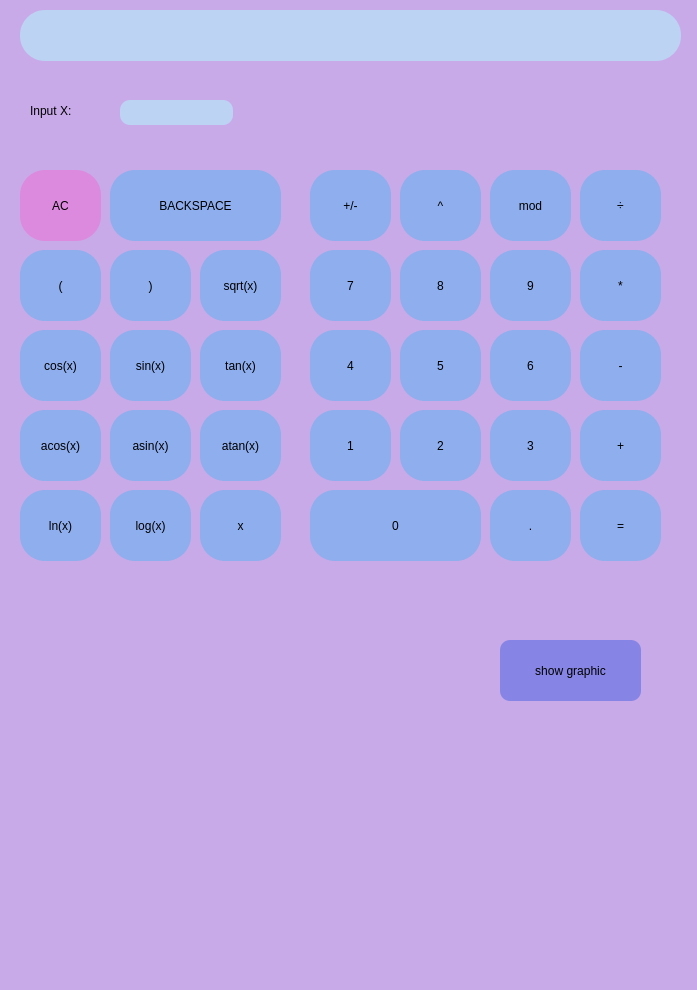
<?xml version="1.0" encoding="UTF-8"?>
<ui version="4.0">
 <class>MainWindow</class>
 <widget class="QMainWindow" name="MainWindow">
  <property name="geometry">
   <rect>
    <x>0</x>
    <y>0</y>
    <width>697</width>
    <height>990</height>
   </rect>
  </property>
  <property name="windowTitle">
   <string>MainWindow</string>
  </property>
  <property name="styleSheet">
   <string notr="true">background-color:rgb(200, 170, 232);
border-radius: 25px;</string>
  </property>
  <widget class="QWidget" name="centralwidget">
   <widget class="QPushButton" name="pushButton_0">
    <property name="geometry">
     <rect>
      <x>310</x>
      <y>490</y>
      <width>171</width>
      <height>71</height>
     </rect>
    </property>
    <property name="styleSheet">
     <string notr="true">background-color: rgb(142, 174, 237);
border-radius: 25px;</string>
    </property>
    <property name="text">
     <string>0</string>
    </property>
   </widget>
   <widget class="QPushButton" name="pushButton_dot">
    <property name="geometry">
     <rect>
      <x>490</x>
      <y>490</y>
      <width>81</width>
      <height>71</height>
     </rect>
    </property>
    <property name="styleSheet">
     <string notr="true">background-color: rgb(142, 174, 237);
border-radius: 25px;</string>
    </property>
    <property name="text">
     <string>.</string>
    </property>
   </widget>
   <widget class="QPushButton" name="pushButton_equal">
    <property name="geometry">
     <rect>
      <x>580</x>
      <y>490</y>
      <width>81</width>
      <height>71</height>
     </rect>
    </property>
    <property name="styleSheet">
     <string notr="true">background-color: rgb(142, 174, 237);
border-radius: 25px;</string>
    </property>
    <property name="text">
     <string>=</string>
    </property>
   </widget>
   <widget class="QPushButton" name="pushButton_1">
    <property name="geometry">
     <rect>
      <x>310</x>
      <y>410</y>
      <width>81</width>
      <height>71</height>
     </rect>
    </property>
    <property name="styleSheet">
     <string notr="true">background-color: rgb(142, 174, 237);
border-radius: 25px;</string>
    </property>
    <property name="text">
     <string>1</string>
    </property>
   </widget>
   <widget class="QPushButton" name="pushButton_2">
    <property name="geometry">
     <rect>
      <x>400</x>
      <y>410</y>
      <width>81</width>
      <height>71</height>
     </rect>
    </property>
    <property name="styleSheet">
     <string notr="true">background-color: rgb(142, 174, 237);
border-radius: 25px;</string>
    </property>
    <property name="text">
     <string>2</string>
    </property>
   </widget>
   <widget class="QPushButton" name="pushButton_3">
    <property name="geometry">
     <rect>
      <x>490</x>
      <y>410</y>
      <width>81</width>
      <height>71</height>
     </rect>
    </property>
    <property name="styleSheet">
     <string notr="true">background-color: rgb(142, 174, 237);
border-radius: 25px;</string>
    </property>
    <property name="text">
     <string>3</string>
    </property>
   </widget>
   <widget class="QPushButton" name="pushButton_plus">
    <property name="geometry">
     <rect>
      <x>580</x>
      <y>410</y>
      <width>81</width>
      <height>71</height>
     </rect>
    </property>
    <property name="styleSheet">
     <string notr="true">background-color: rgb(142, 174, 237);
border-radius: 25px;</string>
    </property>
    <property name="text">
     <string>+</string>
    </property>
   </widget>
   <widget class="QPushButton" name="pushButton_4">
    <property name="geometry">
     <rect>
      <x>310</x>
      <y>330</y>
      <width>81</width>
      <height>71</height>
     </rect>
    </property>
    <property name="styleSheet">
     <string notr="true">background-color: rgb(142, 174, 237);
border-radius: 25px;</string>
    </property>
    <property name="text">
     <string>4</string>
    </property>
   </widget>
   <widget class="QPushButton" name="pushButton_5">
    <property name="geometry">
     <rect>
      <x>400</x>
      <y>330</y>
      <width>81</width>
      <height>71</height>
     </rect>
    </property>
    <property name="styleSheet">
     <string notr="true">background-color: rgb(142, 174, 237);
border-radius: 25px;</string>
    </property>
    <property name="text">
     <string>5</string>
    </property>
   </widget>
   <widget class="QPushButton" name="pushButton_6">
    <property name="geometry">
     <rect>
      <x>490</x>
      <y>330</y>
      <width>81</width>
      <height>71</height>
     </rect>
    </property>
    <property name="styleSheet">
     <string notr="true">background-color: rgb(142, 174, 237);
border-radius: 25px;</string>
    </property>
    <property name="text">
     <string>6</string>
    </property>
   </widget>
   <widget class="QPushButton" name="pushButton_minus">
    <property name="geometry">
     <rect>
      <x>580</x>
      <y>330</y>
      <width>81</width>
      <height>71</height>
     </rect>
    </property>
    <property name="styleSheet">
     <string notr="true">background-color: rgb(142, 174, 237);
border-radius: 25px;</string>
    </property>
    <property name="text">
     <string>-</string>
    </property>
   </widget>
   <widget class="QPushButton" name="pushButton_7">
    <property name="geometry">
     <rect>
      <x>310</x>
      <y>250</y>
      <width>81</width>
      <height>71</height>
     </rect>
    </property>
    <property name="styleSheet">
     <string notr="true">background-color: rgb(142, 174, 237);
border-radius: 25px;</string>
    </property>
    <property name="text">
     <string>7</string>
    </property>
   </widget>
   <widget class="QPushButton" name="pushButton_8">
    <property name="geometry">
     <rect>
      <x>400</x>
      <y>250</y>
      <width>81</width>
      <height>71</height>
     </rect>
    </property>
    <property name="styleSheet">
     <string notr="true">background-color: rgb(142, 174, 237);
border-radius: 25px;</string>
    </property>
    <property name="text">
     <string>8</string>
    </property>
   </widget>
   <widget class="QPushButton" name="pushButton_9">
    <property name="geometry">
     <rect>
      <x>490</x>
      <y>250</y>
      <width>81</width>
      <height>71</height>
     </rect>
    </property>
    <property name="styleSheet">
     <string notr="true">background-color: rgb(142, 174, 237);
border-radius: 25px;</string>
    </property>
    <property name="text">
     <string>9</string>
    </property>
   </widget>
   <widget class="QPushButton" name="pushButton_multiplication">
    <property name="geometry">
     <rect>
      <x>580</x>
      <y>250</y>
      <width>81</width>
      <height>71</height>
     </rect>
    </property>
    <property name="styleSheet">
     <string notr="true">background-color: rgb(142, 174, 237);
border-radius: 25px;</string>
    </property>
    <property name="text">
     <string>*</string>
    </property>
   </widget>
   <widget class="QPushButton" name="pushButton_plus_minus">
    <property name="geometry">
     <rect>
      <x>310</x>
      <y>170</y>
      <width>81</width>
      <height>71</height>
     </rect>
    </property>
    <property name="styleSheet">
     <string notr="true">background-color: rgb(142, 174, 237);
border-radius: 25px;</string>
    </property>
    <property name="text">
     <string>+/-</string>
    </property>
    <property name="flat">
     <bool>false</bool>
    </property>
   </widget>
   <widget class="QPushButton" name="pushButton_pow">
    <property name="geometry">
     <rect>
      <x>400</x>
      <y>170</y>
      <width>81</width>
      <height>71</height>
     </rect>
    </property>
    <property name="styleSheet">
     <string notr="true">background-color: rgb(142, 174, 237);
border-radius: 25px;</string>
    </property>
    <property name="text">
     <string>^</string>
    </property>
   </widget>
   <widget class="QPushButton" name="pushButton_mod">
    <property name="geometry">
     <rect>
      <x>490</x>
      <y>170</y>
      <width>81</width>
      <height>71</height>
     </rect>
    </property>
    <property name="styleSheet">
     <string notr="true">background-color: rgb(142, 174, 237);
border-radius: 25px;</string>
    </property>
    <property name="text">
     <string>mod</string>
    </property>
   </widget>
   <widget class="QPushButton" name="pushButton_division">
    <property name="geometry">
     <rect>
      <x>580</x>
      <y>170</y>
      <width>81</width>
      <height>71</height>
     </rect>
    </property>
    <property name="styleSheet">
     <string notr="true">background-color: rgb(142, 174, 237);
border-radius: 25px;</string>
    </property>
    <property name="text">
     <string>÷</string>
    </property>
   </widget>
   <widget class="QPushButton" name="pushButton_AC">
    <property name="geometry">
     <rect>
      <x>20</x>
      <y>170</y>
      <width>81</width>
      <height>71</height>
     </rect>
    </property>
    <property name="styleSheet">
     <string notr="true">background-color: rgb(220, 138, 221);
border-radius: 25px;</string>
    </property>
    <property name="text">
     <string>AC</string>
    </property>
   </widget>
   <widget class="QPushButton" name="pushButton_backspace">
    <property name="geometry">
     <rect>
      <x>110</x>
      <y>170</y>
      <width>171</width>
      <height>71</height>
     </rect>
    </property>
    <property name="styleSheet">
     <string notr="true">background-color: rgb(142, 174, 237);
border-radius: 25px;</string>
    </property>
    <property name="text">
     <string>BACKSPACE</string>
    </property>
   </widget>
   <widget class="QPushButton" name="pushButton_left_brace">
    <property name="geometry">
     <rect>
      <x>20</x>
      <y>250</y>
      <width>81</width>
      <height>71</height>
     </rect>
    </property>
    <property name="styleSheet">
     <string notr="true">background-color: rgb(142, 174, 237);
border-radius: 25px;</string>
    </property>
    <property name="text">
     <string>(</string>
    </property>
   </widget>
   <widget class="QPushButton" name="pushButton_right_brace">
    <property name="geometry">
     <rect>
      <x>110</x>
      <y>250</y>
      <width>81</width>
      <height>71</height>
     </rect>
    </property>
    <property name="styleSheet">
     <string notr="true">background-color: rgb(142, 174, 237);
border-radius: 25px;</string>
    </property>
    <property name="text">
     <string>)</string>
    </property>
   </widget>
   <widget class="QPushButton" name="pushButton_sqrt">
    <property name="geometry">
     <rect>
      <x>200</x>
      <y>250</y>
      <width>81</width>
      <height>71</height>
     </rect>
    </property>
    <property name="styleSheet">
     <string notr="true">background-color: rgb(142, 174, 237);
border-radius: 25px;</string>
    </property>
    <property name="text">
     <string>sqrt(x)</string>
    </property>
   </widget>
   <widget class="QPushButton" name="pushButton_cos">
    <property name="geometry">
     <rect>
      <x>20</x>
      <y>330</y>
      <width>81</width>
      <height>71</height>
     </rect>
    </property>
    <property name="styleSheet">
     <string notr="true">background-color: rgb(142, 174, 237);
border-radius: 25px;</string>
    </property>
    <property name="text">
     <string>cos(x)</string>
    </property>
   </widget>
   <widget class="QPushButton" name="pushButton_sin">
    <property name="geometry">
     <rect>
      <x>110</x>
      <y>330</y>
      <width>81</width>
      <height>71</height>
     </rect>
    </property>
    <property name="styleSheet">
     <string notr="true">background-color: rgb(142, 174, 237);
border-radius: 25px;</string>
    </property>
    <property name="text">
     <string>sin(x)</string>
    </property>
   </widget>
   <widget class="QPushButton" name="pushButton_tan">
    <property name="geometry">
     <rect>
      <x>200</x>
      <y>330</y>
      <width>81</width>
      <height>71</height>
     </rect>
    </property>
    <property name="styleSheet">
     <string notr="true">background-color: rgb(142, 174, 237);
border-radius: 25px;</string>
    </property>
    <property name="text">
     <string>tan(x)</string>
    </property>
   </widget>
   <widget class="QPushButton" name="pushButton_acos">
    <property name="geometry">
     <rect>
      <x>20</x>
      <y>410</y>
      <width>81</width>
      <height>71</height>
     </rect>
    </property>
    <property name="styleSheet">
     <string notr="true">background-color: rgb(142, 174, 237);
border-radius: 25px;</string>
    </property>
    <property name="text">
     <string>acos(x)</string>
    </property>
   </widget>
   <widget class="QPushButton" name="pushButton_asin">
    <property name="geometry">
     <rect>
      <x>110</x>
      <y>410</y>
      <width>81</width>
      <height>71</height>
     </rect>
    </property>
    <property name="styleSheet">
     <string notr="true">background-color: rgb(142, 174, 237);
border-radius: 25px;</string>
    </property>
    <property name="text">
     <string>asin(x)</string>
    </property>
   </widget>
   <widget class="QPushButton" name="pushButton_atan">
    <property name="geometry">
     <rect>
      <x>200</x>
      <y>410</y>
      <width>81</width>
      <height>71</height>
     </rect>
    </property>
    <property name="styleSheet">
     <string notr="true">background-color: rgb(142, 174, 237);
border-radius: 25px;</string>
    </property>
    <property name="text">
     <string>atan(x)</string>
    </property>
   </widget>
   <widget class="QPushButton" name="pushButton_ln">
    <property name="geometry">
     <rect>
      <x>20</x>
      <y>490</y>
      <width>81</width>
      <height>71</height>
     </rect>
    </property>
    <property name="styleSheet">
     <string notr="true">background-color: rgb(142, 174, 237);
border-radius: 25px;</string>
    </property>
    <property name="text">
     <string>ln(x)</string>
    </property>
   </widget>
   <widget class="QPushButton" name="pushButton_log">
    <property name="geometry">
     <rect>
      <x>110</x>
      <y>490</y>
      <width>81</width>
      <height>71</height>
     </rect>
    </property>
    <property name="styleSheet">
     <string notr="true">background-color: rgb(142, 174, 237);
border-radius: 25px;</string>
    </property>
    <property name="text">
     <string>log(x)</string>
    </property>
   </widget>
   <widget class="QPushButton" name="pushButton_x">
    <property name="geometry">
     <rect>
      <x>200</x>
      <y>490</y>
      <width>81</width>
      <height>71</height>
     </rect>
    </property>
    <property name="styleSheet">
     <string notr="true">background-color: rgb(142, 174, 237);
border-radius: 25px;</string>
    </property>
    <property name="text">
     <string>x</string>
    </property>
   </widget>
   <widget class="QTextEdit" name="textEdit">
    <property name="geometry">
     <rect>
      <x>20</x>
      <y>10</y>
      <width>661</width>
      <height>51</height>
     </rect>
    </property>
    <property name="palette">
     <palette>
      <active>
       <colorrole role="WindowText">
        <brush brushstyle="SolidPattern">
         <color alpha="255">
          <red>0</red>
          <green>0</green>
          <blue>0</blue>
         </color>
        </brush>
       </colorrole>
       <colorrole role="Button">
        <brush brushstyle="SolidPattern">
         <color alpha="255">
          <red>188</red>
          <green>211</green>
          <blue>244</blue>
         </color>
        </brush>
       </colorrole>
       <colorrole role="Light">
        <brush brushstyle="SolidPattern">
         <color alpha="255">
          <red>255</red>
          <green>255</green>
          <blue>255</blue>
         </color>
        </brush>
       </colorrole>
       <colorrole role="Midlight">
        <brush brushstyle="SolidPattern">
         <color alpha="255">
          <red>208</red>
          <green>219</green>
          <blue>249</blue>
         </color>
        </brush>
       </colorrole>
       <colorrole role="Dark">
        <brush brushstyle="SolidPattern">
         <color alpha="255">
          <red>80</red>
          <green>91</green>
          <blue>121</blue>
         </color>
        </brush>
       </colorrole>
       <colorrole role="Mid">
        <brush brushstyle="SolidPattern">
         <color alpha="255">
          <red>107</red>
          <green>122</green>
          <blue>162</blue>
         </color>
        </brush>
       </colorrole>
       <colorrole role="Text">
        <brush brushstyle="SolidPattern">
         <color alpha="255">
          <red>0</red>
          <green>0</green>
          <blue>0</blue>
         </color>
        </brush>
       </colorrole>
       <colorrole role="BrightText">
        <brush brushstyle="SolidPattern">
         <color alpha="255">
          <red>255</red>
          <green>255</green>
          <blue>255</blue>
         </color>
        </brush>
       </colorrole>
       <colorrole role="ButtonText">
        <brush brushstyle="SolidPattern">
         <color alpha="255">
          <red>0</red>
          <green>0</green>
          <blue>0</blue>
         </color>
        </brush>
       </colorrole>
       <colorrole role="Base">
        <brush brushstyle="SolidPattern">
         <color alpha="255">
          <red>188</red>
          <green>211</green>
          <blue>244</blue>
         </color>
        </brush>
       </colorrole>
       <colorrole role="Window">
        <brush brushstyle="SolidPattern">
         <color alpha="255">
          <red>188</red>
          <green>211</green>
          <blue>244</blue>
         </color>
        </brush>
       </colorrole>
       <colorrole role="Shadow">
        <brush brushstyle="SolidPattern">
         <color alpha="255">
          <red>0</red>
          <green>0</green>
          <blue>0</blue>
         </color>
        </brush>
       </colorrole>
       <colorrole role="AlternateBase">
        <brush brushstyle="SolidPattern">
         <color alpha="255">
          <red>208</red>
          <green>219</green>
          <blue>249</blue>
         </color>
        </brush>
       </colorrole>
       <colorrole role="ToolTipBase">
        <brush brushstyle="SolidPattern">
         <color alpha="255">
          <red>255</red>
          <green>255</green>
          <blue>220</blue>
         </color>
        </brush>
       </colorrole>
       <colorrole role="ToolTipText">
        <brush brushstyle="SolidPattern">
         <color alpha="255">
          <red>0</red>
          <green>0</green>
          <blue>0</blue>
         </color>
        </brush>
       </colorrole>
       <colorrole role="PlaceholderText">
        <brush brushstyle="SolidPattern">
         <color alpha="128">
          <red>0</red>
          <green>0</green>
          <blue>0</blue>
         </color>
        </brush>
       </colorrole>
      </active>
      <inactive>
       <colorrole role="WindowText">
        <brush brushstyle="SolidPattern">
         <color alpha="255">
          <red>0</red>
          <green>0</green>
          <blue>0</blue>
         </color>
        </brush>
       </colorrole>
       <colorrole role="Button">
        <brush brushstyle="SolidPattern">
         <color alpha="255">
          <red>188</red>
          <green>211</green>
          <blue>244</blue>
         </color>
        </brush>
       </colorrole>
       <colorrole role="Light">
        <brush brushstyle="SolidPattern">
         <color alpha="255">
          <red>255</red>
          <green>255</green>
          <blue>255</blue>
         </color>
        </brush>
       </colorrole>
       <colorrole role="Midlight">
        <brush brushstyle="SolidPattern">
         <color alpha="255">
          <red>208</red>
          <green>219</green>
          <blue>249</blue>
         </color>
        </brush>
       </colorrole>
       <colorrole role="Dark">
        <brush brushstyle="SolidPattern">
         <color alpha="255">
          <red>80</red>
          <green>91</green>
          <blue>121</blue>
         </color>
        </brush>
       </colorrole>
       <colorrole role="Mid">
        <brush brushstyle="SolidPattern">
         <color alpha="255">
          <red>107</red>
          <green>122</green>
          <blue>162</blue>
         </color>
        </brush>
       </colorrole>
       <colorrole role="Text">
        <brush brushstyle="SolidPattern">
         <color alpha="255">
          <red>0</red>
          <green>0</green>
          <blue>0</blue>
         </color>
        </brush>
       </colorrole>
       <colorrole role="BrightText">
        <brush brushstyle="SolidPattern">
         <color alpha="255">
          <red>255</red>
          <green>255</green>
          <blue>255</blue>
         </color>
        </brush>
       </colorrole>
       <colorrole role="ButtonText">
        <brush brushstyle="SolidPattern">
         <color alpha="255">
          <red>0</red>
          <green>0</green>
          <blue>0</blue>
         </color>
        </brush>
       </colorrole>
       <colorrole role="Base">
        <brush brushstyle="SolidPattern">
         <color alpha="255">
          <red>188</red>
          <green>211</green>
          <blue>244</blue>
         </color>
        </brush>
       </colorrole>
       <colorrole role="Window">
        <brush brushstyle="SolidPattern">
         <color alpha="255">
          <red>188</red>
          <green>211</green>
          <blue>244</blue>
         </color>
        </brush>
       </colorrole>
       <colorrole role="Shadow">
        <brush brushstyle="SolidPattern">
         <color alpha="255">
          <red>0</red>
          <green>0</green>
          <blue>0</blue>
         </color>
        </brush>
       </colorrole>
       <colorrole role="AlternateBase">
        <brush brushstyle="SolidPattern">
         <color alpha="255">
          <red>208</red>
          <green>219</green>
          <blue>249</blue>
         </color>
        </brush>
       </colorrole>
       <colorrole role="ToolTipBase">
        <brush brushstyle="SolidPattern">
         <color alpha="255">
          <red>255</red>
          <green>255</green>
          <blue>220</blue>
         </color>
        </brush>
       </colorrole>
       <colorrole role="ToolTipText">
        <brush brushstyle="SolidPattern">
         <color alpha="255">
          <red>0</red>
          <green>0</green>
          <blue>0</blue>
         </color>
        </brush>
       </colorrole>
       <colorrole role="PlaceholderText">
        <brush brushstyle="SolidPattern">
         <color alpha="128">
          <red>0</red>
          <green>0</green>
          <blue>0</blue>
         </color>
        </brush>
       </colorrole>
      </inactive>
      <disabled>
       <colorrole role="WindowText">
        <brush brushstyle="SolidPattern">
         <color alpha="255">
          <red>80</red>
          <green>91</green>
          <blue>121</blue>
         </color>
        </brush>
       </colorrole>
       <colorrole role="Button">
        <brush brushstyle="SolidPattern">
         <color alpha="255">
          <red>188</red>
          <green>211</green>
          <blue>244</blue>
         </color>
        </brush>
       </colorrole>
       <colorrole role="Light">
        <brush brushstyle="SolidPattern">
         <color alpha="255">
          <red>255</red>
          <green>255</green>
          <blue>255</blue>
         </color>
        </brush>
       </colorrole>
       <colorrole role="Midlight">
        <brush brushstyle="SolidPattern">
         <color alpha="255">
          <red>208</red>
          <green>219</green>
          <blue>249</blue>
         </color>
        </brush>
       </colorrole>
       <colorrole role="Dark">
        <brush brushstyle="SolidPattern">
         <color alpha="255">
          <red>80</red>
          <green>91</green>
          <blue>121</blue>
         </color>
        </brush>
       </colorrole>
       <colorrole role="Mid">
        <brush brushstyle="SolidPattern">
         <color alpha="255">
          <red>107</red>
          <green>122</green>
          <blue>162</blue>
         </color>
        </brush>
       </colorrole>
       <colorrole role="Text">
        <brush brushstyle="SolidPattern">
         <color alpha="255">
          <red>80</red>
          <green>91</green>
          <blue>121</blue>
         </color>
        </brush>
       </colorrole>
       <colorrole role="BrightText">
        <brush brushstyle="SolidPattern">
         <color alpha="255">
          <red>255</red>
          <green>255</green>
          <blue>255</blue>
         </color>
        </brush>
       </colorrole>
       <colorrole role="ButtonText">
        <brush brushstyle="SolidPattern">
         <color alpha="255">
          <red>80</red>
          <green>91</green>
          <blue>121</blue>
         </color>
        </brush>
       </colorrole>
       <colorrole role="Base">
        <brush brushstyle="SolidPattern">
         <color alpha="255">
          <red>188</red>
          <green>211</green>
          <blue>244</blue>
         </color>
        </brush>
       </colorrole>
       <colorrole role="Window">
        <brush brushstyle="SolidPattern">
         <color alpha="255">
          <red>188</red>
          <green>211</green>
          <blue>244</blue>
         </color>
        </brush>
       </colorrole>
       <colorrole role="Shadow">
        <brush brushstyle="SolidPattern">
         <color alpha="255">
          <red>0</red>
          <green>0</green>
          <blue>0</blue>
         </color>
        </brush>
       </colorrole>
       <colorrole role="AlternateBase">
        <brush brushstyle="SolidPattern">
         <color alpha="255">
          <red>161</red>
          <green>183</green>
          <blue>243</blue>
         </color>
        </brush>
       </colorrole>
       <colorrole role="ToolTipBase">
        <brush brushstyle="SolidPattern">
         <color alpha="255">
          <red>255</red>
          <green>255</green>
          <blue>220</blue>
         </color>
        </brush>
       </colorrole>
       <colorrole role="ToolTipText">
        <brush brushstyle="SolidPattern">
         <color alpha="255">
          <red>0</red>
          <green>0</green>
          <blue>0</blue>
         </color>
        </brush>
       </colorrole>
       <colorrole role="PlaceholderText">
        <brush brushstyle="SolidPattern">
         <color alpha="128">
          <red>0</red>
          <green>0</green>
          <blue>0</blue>
         </color>
        </brush>
       </colorrole>
      </disabled>
     </palette>
    </property>
    <property name="font">
     <font>
      <family>Ubuntu Mono</family>
      <pointsize>16</pointsize>
      <weight>75</weight>
      <bold>true</bold>
     </font>
    </property>
    <property name="autoFillBackground">
     <bool>false</bool>
    </property>
    <property name="styleSheet">
     <string notr="true">background-color: rgb(188, 211, 244);
border-radius: 25px;</string>
    </property>
    <property name="lineWrapColumnOrWidth">
     <number>0</number>
    </property>
    <property name="readOnly">
     <bool>true</bool>
    </property>
   </widget>
   <widget class="QLabel" name="label">
    <property name="geometry">
     <rect>
      <x>30</x>
      <y>100</y>
      <width>61</width>
      <height>21</height>
     </rect>
    </property>
    <property name="text">
     <string>Input X:</string>
    </property>
   </widget>
   <widget class="QLineEdit" name="inputX">
    <property name="geometry">
     <rect>
      <x>120</x>
      <y>100</y>
      <width>113</width>
      <height>25</height>
     </rect>
    </property>
    <property name="styleSheet">
     <string notr="true">background-color: rgb(188, 211, 244);
border-radius: 10px;</string>
    </property>
   </widget>
   <widget class="QPushButton" name="show_graphic">
    <property name="geometry">
     <rect>
      <x>500</x>
      <y>640</y>
      <width>141</width>
      <height>61</height>
     </rect>
    </property>
    <property name="styleSheet">
     <string notr="true">background-color: rgb(134, 133, 229);
border-radius: 10px;</string>
    </property>
    <property name="text">
     <string>show graphic</string>
    </property>
   </widget>
   <widget class="QCustomPlot" name="customPlot" native="true">
    <property name="geometry">
     <rect>
      <x>30</x>
      <y>610</y>
      <width>451</width>
      <height>331</height>
     </rect>
    </property>
   </widget>
  </widget>
  <widget class="QMenuBar" name="menubar">
   <property name="geometry">
    <rect>
     <x>0</x>
     <y>0</y>
     <width>697</width>
     <height>22</height>
    </rect>
   </property>
  </widget>
  <widget class="QStatusBar" name="statusbar"/>
 </widget>
 <customwidgets>
  <customwidget>
   <class>QCustomPlot</class>
   <extends>QWidget</extends>
   <header>qcustomplot.h</header>
   <container>1</container>
  </customwidget>
 </customwidgets>
 <resources/>
 <connections/>
</ui>
